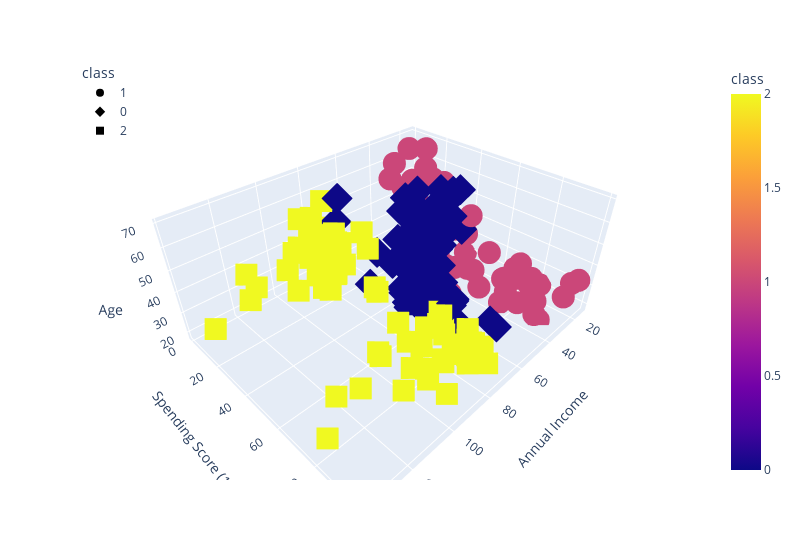

The code cell stored with this chart in its notebook:
### Code cell
# Create a 3D Plot with 3 classes
test_cluster_amount(df_shopping, 3)
df_shopping.hvplot.scatter(x="Annual Income", y="Spending Score (1-100)", by="class")
fig = px.scatter_3d(
    df_shopping,
    x="Annual Income",
    y="Spending Score (1-100)",
    z="Age",
    color="class",
    symbol="class",
    width=800,
)
fig.update_layout(legend=dict(x=0, y=1))
fig.show()

### Figure 1 — Plotly figure (JSON) as saved in the notebook; plotly's stock layout.template omitted (floating-point values rounded to 4 significant figures)
{"data": [{"hovertemplate": "class=%{marker.color}<br>Annual Income=%{x}<br>Spending Score (1-100)=%{y}<br>Age=%{z}<extra></extra>", "legendgroup": "1", "marker": {"color": [1, 1, 1, 1, 1, 1, 1, 1, 1, 1, 1, 1, 1, 1, 1, 1, 1, 1, 1, 1, 1, 1, 1, 1, 1, 1, 1, 1, 1, 1, 1, 1, 1, 1, 1, 1, 1, 1, 1, 1, 1, 1, 1, 1, 1, 1, 1, 1, 1, 1, 1, 1, 1, 1, 1, 1, 1, 1, 1, 1, 1], "coloraxis": "coloraxis", "symbol": "circle"}, "mode": "markers", "name": "1", "scene": "scene", "showlegend": true, "type": "scatter3d", "x": [15, 15, 16, 16, 17, 17, 18, 18, 19, 19, 19, 19, 20, 20, 20, 20, 21, 21, 23, 23, 24, 24, 25, 25, 28, 28, 28, 28, 29, 29, 30, 30, 33, 33, 33, 33, 34, 34, 37, 37, 38, 38, 39, 39, 39, 39, 40, 40, 40, 40, 42, 42, 43, 43, 43, 43, 44, 44, 46, 46, 46], "y": [39, 81, 6, 77, 40, 76, 6, 94, 3, 72, 14, 99, 15, 77, 13, 79, 35, 66, 29, 98, 35, 73, 5, 73, 14, 82, 32, 61, 31, 87, 4, 73, 4, 92, 14, 81, 17, 73, 26, 75, 35, 92, 36, 61, 28, 65, 55, 47, 42, 42, 52, 60, 54, 60, 45, 41, 50, 46, 51, 46, 55], "z": [19, 21, 20, 23, 31, 22, 35, 23, 64, 30, 67, 35, 58, 24, 37, 22, 35, 20, 52, 35, 35, 25, 46, 31, 54, 29, 45, 35, 40, 23, 60, 21, 53, 18, 49, 21, 42, 30, 36, 20, 65, 24, 48, 31, 49, 24, 50, 27, 29, 31, 49, 33, 31, 59, 50, 47, 51, 69, 27, 53, 19]}, {"hovertemplate": "class=%{marker.color}<br>Annual Income=%{x}<br>Spending Score (1-100)=%{y}<br>Age=%{z}<extra></extra>", "legendgroup": "0", "marker": {"color": [0, 0, 0, 0, 0, 0, 0, 0, 0, 0, 0, 0, 0, 0, 0, 0, 0, 0, 0, 0, 0, 0, 0, 0, 0, 0, 0, 0, 0, 0, 0, 0, 0, 0, 0, 0, 0, 0, 0, 0, 0, 0, 0, 0, 0, 0, 0, 0, 0, 0, 0, 0, 0, 0, 0, 0, 0, 0, 0, 0, 0, 0, 0, 0, 0, 0, 0, 0, 0, 0, 0], "coloraxis": "coloraxis", "symbol": "diamond"}, "mode": "markers", "name": "0", "scene": "scene", "showlegend": true, "type": "scatter3d", "x": [46, 47, 47, 48, 48, 48, 48, 48, 48, 49, 49, 50, 50, 54, 54, 54, 54, 54, 54, 54, 54, 54, 54, 54, 54, 57, 57, 58, 58, 59, 59, 60, 60, 60, 60, 60, 60, 61, 61, 62, 62, 62, 62, 62, 62, 63, 63, 63, 63, 63, 63, 64, 64, 65, 65, 65, 65, 67, 67, 67, 67, 69, 69, 70, 70, 71, 71, 71, 71, 71, 71], "y": [56, 52, 59, 51, 59, 50, 48, 59, 47, 55, 42, 49, 56, 47, 54, 53, 48, 52, 42, 51, 55, 41, 44, 57, 46, 58, 55, 60, 46, 55, 41, 49, 40, 42, 52, 47, 50, 42, 49, 41, 48, 59, 55, 56, 42, 50, 46, 43, 48, 52, 54, 42, 46, 48, 50, 43, 59, 43, 57, 56, 40, 58, 91, 29, 77, 35, 95, 11, 75, 9, 75], "z": [70, 67, 54, 63, 18, 43, 68, 19, 32, 70, 47, 60, 60, 59, 26, 45, 40, 23, 49, 57, 38, 67, 46, 21, 48, 55, 22, 34, 50, 68, 18, 48, 40, 32, 24, 47, 27, 48, 20, 23, 49, 67, 26, 49, 21, 66, 54, 68, 66, 65, 19, 38, 19, 18, 19, 63, 49, 51, 50, 27, 38, 40, 39, 23, 31, 43, 40, 59, 38, 47, 39]}, {"hovertemplate": "class=%{marker.color}<br>Annual Income=%{x}<br>Spending Score (1-100)=%{y}<br>Age=%{z}<extra></extra>", "legendgroup": "2", "marker": {"color": [2, 2, 2, 2, 2, 2, 2, 2, 2, 2, 2, 2, 2, 2, 2, 2, 2, 2, 2, 2, 2, 2, 2, 2, 2, 2, 2, 2, 2, 2, 2, 2, 2, 2, 2, 2, 2, 2, 2, 2, 2, 2, 2, 2, 2, 2, 2, 2, 2, 2, 2, 2, 2, 2, 2, 2, 2, 2, 2, 2, 2, 2, 2, 2, 2, 2, 2, 2], "coloraxis": "coloraxis", "symbol": "square"}, "mode": "markers", "name": "2", "scene": "scene", "showlegend": true, "type": "scatter3d", "x": [72, 72, 73, 73, 73, 73, 74, 74, 75, 75, 76, 76, 77, 77, 77, 77, 78, 78, 78, 78, 78, 78, 78, 78, 78, 78, 78, 78, 79, 79, 81, 81, 85, 85, 86, 86, 87, 87, 87, 87, 87, 87, 88, 88, 88, 88, 93, 93, 97, 97, 98, 98, 99, 99, 101, 101, 103, 103, 103, 103, 113, 113, 120, 120, 126, 126, 137, 137], "y": [34, 71, 5, 88, 7, 73, 10, 72, 5, 93, 40, 87, 12, 97, 36, 74, 22, 90, 17, 88, 20, 76, 16, 89, 1, 78, 1, 73, 35, 83, 5, 93, 26, 75, 20, 95, 27, 63, 13, 75, 10, 92, 13, 86, 15, 69, 14, 90, 32, 86, 15, 88, 39, 97, 24, 68, 17, 85, 23, 69, 8, 91, 16, 79, 28, 74, 18, 83], "z": [25, 31, 20, 29, 44, 32, 19, 35, 57, 32, 28, 32, 25, 28, 48, 32, 34, 34, 43, 39, 44, 38, 47, 27, 37, 30, 34, 30, 56, 29, 19, 31, 50, 36, 42, 33, 36, 32, 40, 28, 36, 36, 52, 30, 58, 27, 59, 35, 37, 32, 46, 29, 41, 30, 54, 28, 41, 36, 34, 32, 33, 38, 47, 35, 45, 32, 32, 30]}], "layout": {"coloraxis": {"colorbar": {"title": {"text": "class"}}, "colorscale": [[0, "#0d0887"], [0.1111, "#46039f"], [0.2222, "#7201a8"], [0.3333, "#9c179e"], [0.4444, "#bd3786"], [0.5556, "#d8576b"], [0.6667, "#ed7953"], [0.7778, "#fb9f3a"], [0.8889, "#fdca26"], [1, "#f0f921"]]}, "legend": {"title": {"text": "class"}, "tracegroupgap": 0, "x": 0, "y": 1}, "margin": {"t": 60}, "scene": {"domain": {"x": [0, 1], "y": [0, 1]}, "xaxis": {"title": {"text": "Annual Income"}}, "yaxis": {"title": {"text": "Spending Score (1-100)"}}, "zaxis": {"title": {"text": "Age"}}}, "width": 800}}
